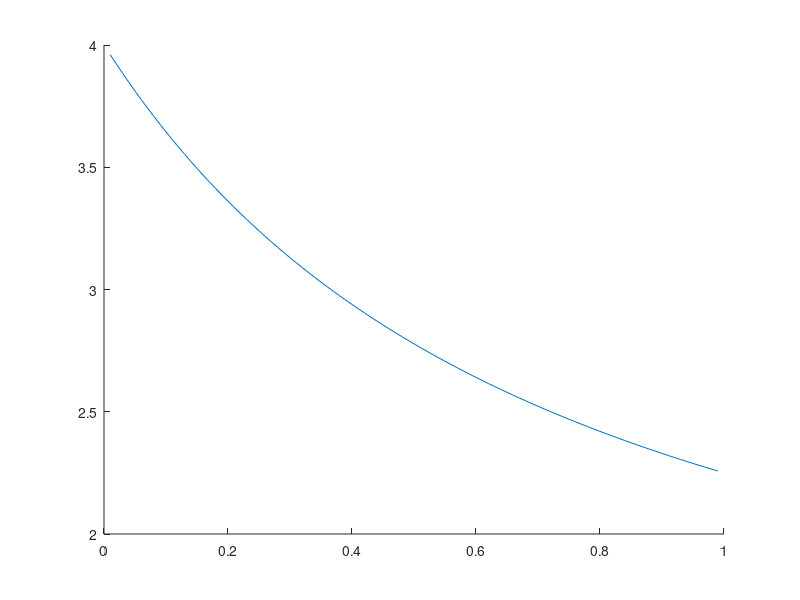

MATLAB code for this plot:
%without front end
clc
clear
addpath(genpath('C:\Google Drive\Prelim-Defense\defense_tom\simulation'));

times= [];

minr = 0.01;
maxr = 0.99;

for sigma = minr:0.01:maxr
    
    A = [1 2 1
        1 -(sigma+1) 0
        1 -sigma -(sigma+1)];
    
    B = [1
        0
        0];
    
    X = A\B;
    
    times = [times;1/X(1)];
    
end
X = minr:0.01:maxr;
Y = times';
hold on
plot(X,Y);
